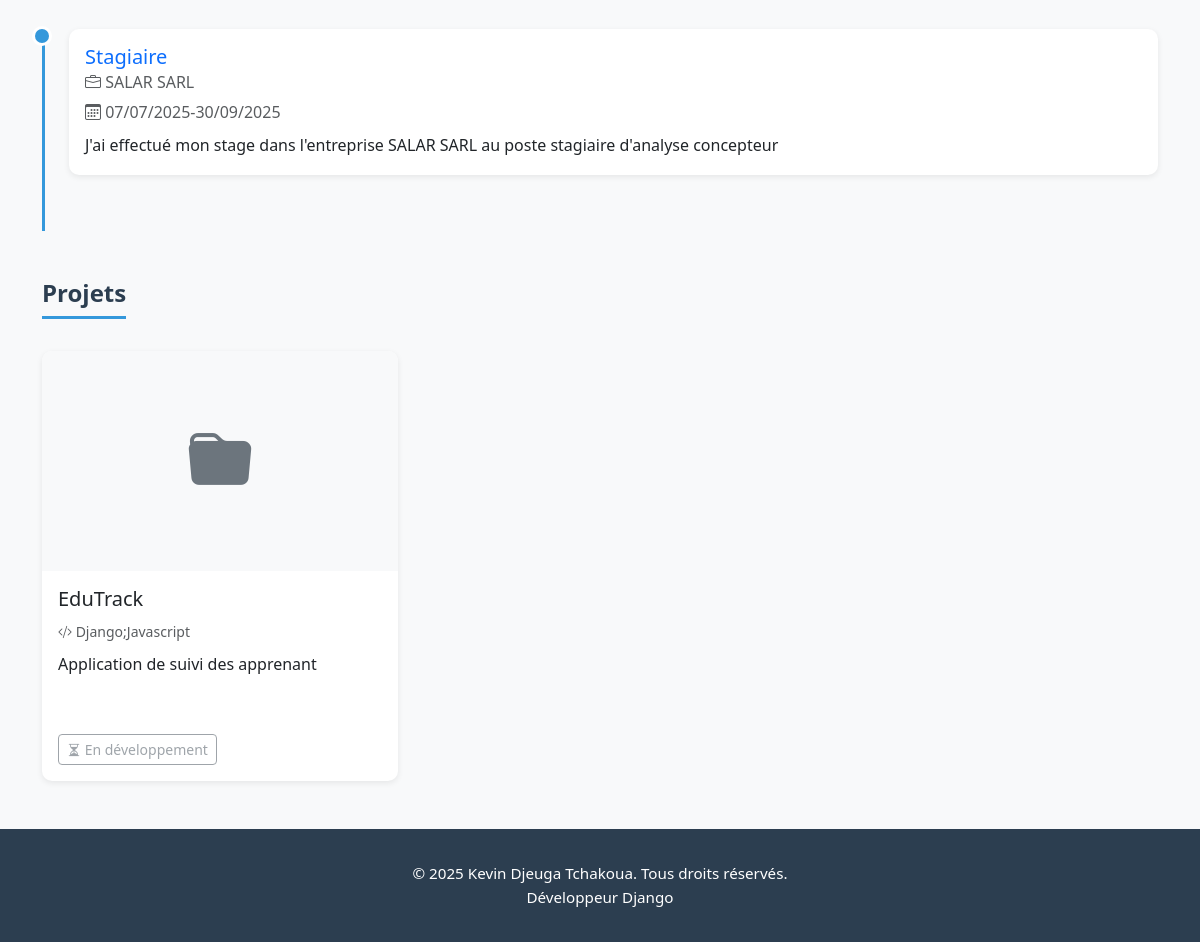
The app's page / (lower part), older data.
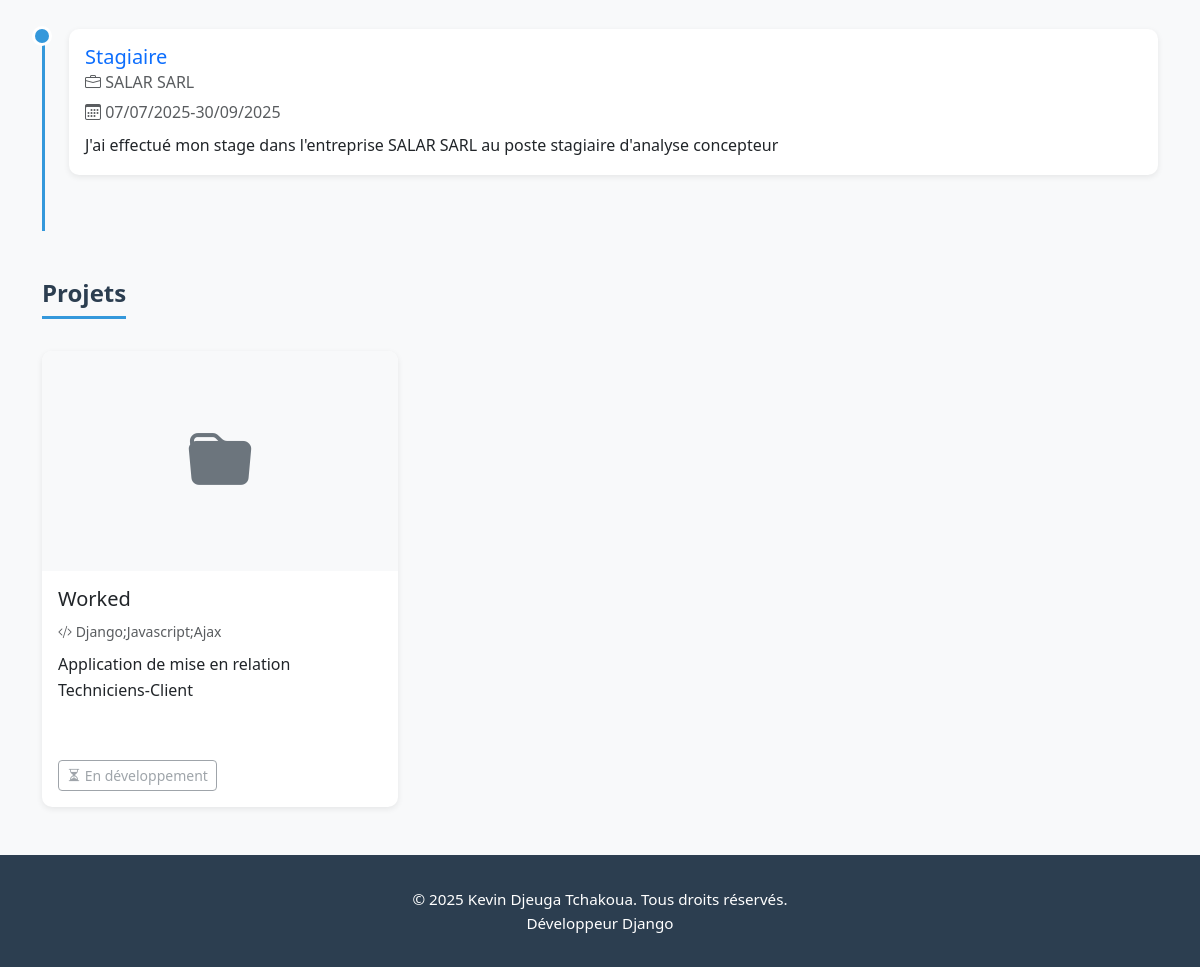
The same page, newer data.
### portfolio/models.py (models this page shows, shortened)
class Experience(models.Model):
    profil = models.ForeignKey(Profil, on_delete=models.CASCADE, related_name='experiences')
    poste = models.CharField(max_length=200)
    entreprise = models.CharField(max_length=200)
    periode = models.CharField(max_length=100)
    description = models.TextField()
    ordre = models.IntegerField(default=0)
    class Meta:
        verbose_name = 'Expérience'
        verbose_name_plural = 'Expériences'
        ordering = ['-ordre', '-id']

class Projet(models.Model):
    profil = models.ForeignKey(Profil, on_delete=models.CASCADE, related_name='projets')
    titre = models.CharField(max_length=200)
    description = models.TextField(blank=True)
    image_principale = models.ImageField(upload_to='projets/', blank=True, null=True)
    langages = models.CharField(max_length=200, blank=True, help_text='Liste de langages séparés par des virgules')
    ordre = models.IntegerField(default=0)
    lien = models.URLField(blank=True, null=True, help_text='Lien vers le projet (ex: démo ou repo)')
    class Meta:
        verbose_name = 'Projet'
        verbose_name_plural = 'Projets'
        ordering = ['-ordre', '-id']

### portfolio/views.py (the view)
# urls.py: path('', views.accueil, name='accueil'),
def accueil(request):
    try:
        profil = Profil.objects.prefetch_related('projets', 'projets__images').first()
    except Profil.DoesNotExist:
        profil = None
    context = {
        'profil': profil,
    }
    return render(request, 'portfolio/accueil.html', context)

### portfolio/templates/portfolio/accueil.html (shortened to what this page needs)
{% extends 'portfolio/base.html' %}
{% block content %}
{% if profil %}
    {% if profil.experiences.all %}
    <div class="mb-5">
        {% for experience in profil.experiences.all %}
            <div class="timeline-item">
                <div class="card">
                    <div class="card-body">
                        <h5 class="card-title text-primary">{{ experience.poste }}</h5>
                        <h6 class="card-subtitle mb-2 text-muted">
                            <i class="bi bi-briefcase"></i> {{ experience.entreprise }}
                        </h6>
                        <p class="text-muted mb-2">
                            <i class="bi bi-calendar3"></i> {{ experience.periode }}
                        </p>
                        <p class="card-text">{{ experience.description }}</p>
                    </div>
                </div>
            </div>
        {% endfor %}
    </div>
    {% endif %}
    {% if profil.projets.all %}
    <div class="mb-5">
        <h2 class="section-title">Projets</h2>
        <div class="row g-4">
            {% for projet in profil.projets.all %}
            <div class="col-12 col-md-6 col-lg-4">
                <div class="card h-100 project-card" data-bs-toggle="modal" data-bs-target="#projectModal-{{ projet.pk }}">
                    {% if projet.image_principale %}
                        <img src="{{ projet.image_principale.url }}" class="card-img-top" alt="{{ projet.titre }}">
                    {% else %}
                        {% with principale=projet.images.all|first %}
                            {% if principale and principale.image %}
                                <img src="{{ principale.image.url }}" class="card-img-top" alt="{{ projet.titre }}">
                            {% else %}
                                <div class="card-img-top d-flex align-items-center justify-content-center bg-light">
                                    <i class="bi bi-folder-fill" style="font-size:4rem; color:#6c757d;"></i>
                                </div>
                            {% endif %}
                        {% endwith %}
                    {% endif %}
                    <div class="card-body d-flex flex-column">
                        <h5 class="card-title">{{ projet.titre }}</h5>
                        {% if projet.langages %}
                            <p class="mb-2">
                                <small class="text-muted">
                                    <i class="bi bi-code-slash"></i> {{ projet.langages }}
                                </small>
                            </p>
                        {% endif %}
                        {% if projet.description %}
                            <p class="card-text">{{ projet.description|truncatechars:120 }}</p>
                        {% else %}
                            <p class="card-text text-muted"><em>Pas de description.</em></p>
                        {% endif %}
                        <div class="mt-auto pt-2">
                            {% if projet.lien %}
                                <a href="{{ projet.lien }}" class="btn btn-primary btn-sm" target="_blank" rel="noopener" onclick="event.stopPropagation();">
                                    <i class="bi bi-box-arrow-up-right"></i> Voir le projet
                                </a>
                            {% else %}
                                <button class="btn btn-outline-secondary btn-sm" disabled>
                                    <i class="bi bi-hourglass-split"></i> En développement
                                </button>
                            {% endif %}
                        </div>
                    </div>
                </div>
            </div>
            {% endfor %}
        </div>
    </div>
    {% endif %}
{% endif %}
{% endblock %}

### portfolio/templates/portfolio/base.html (shortened to what this page needs)
<!DOCTYPE html>
{% load static %}
<html lang="fr">
<head>
    <link href="https://cdn.jsdelivr.net/npm/bootstrap@5.3.0/dist/css/bootstrap.min.css" rel="stylesheet">
    <link rel="stylesheet" href="https://cdn.jsdelivr.net/npm/bootstrap-icons@1.10.0/font/bootstrap-icons.css">
</head>
<body>
    <main class="container my-5">
        {% block content %}
        {% endblock %}
    </main>
    <footer class="text-center">
        <div class="container">
            <p class="mb-0">&copy; 2025 Kevin Djeuga Tchakoua. Tous droits réservés.</p>
            <p class="mb-0">Développeur   Django</p>
        </div>
    </footer>
</body>
</html>

### portfolio/templates/portfolio/base.html (style rules this page uses)
:root { --primary-color: #2c3e50; --secondary-color: #3498db; --accent-color: #e74c3c; --light-bg: #f8f9fa; --dark-text: #333; --shadow-sm: 0 2px 6px rgba(0, 0, 0, 0.08); --shadow-md: 0 4px 12px rgba(0, 0, 0, 0.1); --transition-fast: 0.2s ease-in-out; --transition-slow: 0.4s ease; }
body { font-family: 'Segoe UI', Tahoma, Geneva, Verdana, sans-serif; background-color: var(--light-bg); color: var(--dark-text); line-height: 1.6; margin: 0; padding: 0; }
.section-title { color: var(--primary-color); font-weight: 700; font-size: 1.5rem; margin-bottom: 2rem; padding-bottom: 0.5rem; border-bottom: 3px solid var(--secondary-color); display: inline-block; }
.card { border: none; box-shadow: var(--shadow-sm); transition: transform var(--transition-fast), box-shadow var(--transition-fast); margin-bottom: 2rem; border-radius: 10px; overflow: hidden; }
footer { background-color: var(--primary-color); color: #fff; padding: 2rem 0; text-align: center; font-size: 0.95rem; }
.timeline-item { border-left: 3px solid var(--secondary-color); padding-left: 1.5rem; padding-bottom: 1.5rem; position: relative; }
.timeline-item::before { content: ''; position: absolute; left: -10px; top: 0; width: 14px; height: 14px; border-radius: 50%; background-color: var(--secondary-color); box-shadow: 0 0 0 3px #fff; }

### portfolio/templates/portfolio/accueil.html (style rules this page uses)
.project-card { position: relative; overflow: hidden; cursor: pointer; transition: transform 0.2s ease-in-out; }
.project-card .card-img-top { height: 220px; object-fit: cover; background-color: #f8f9fa; }

Row changes from the older to the newer data that the page shows:
removed Projet: titre "EduTrack", langages "Django;Javascript", description "Application de suivi des apprenant", shows "En développement"
added Projet: titre "Worked", langages "Django;Javascript;Ajax", description "Application de mise en relation Techniciens-Client", lien "En développement"
